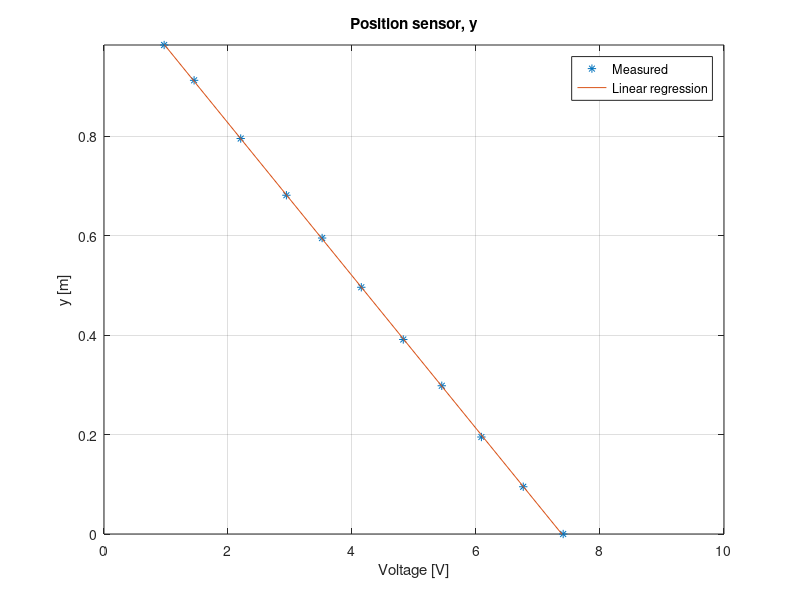

This chart was generated by the following MATLAB code:
% GRAB DATA FROM CRANE
y = [23.5 33.0 43.0 53.3 62.6 73.1 83.0 91.6 103.0 114.7 121.8];
y = (y - 23.5) / 100;
u = [7.406 6.762 6.087 5.448 4.827 4.150 3.518 2.942 2.205 1.453 0.970];


[p, s] = polyfit(u, y, 1);
%y = -0.1534*u + 1.1331

y_est = polyval(p, u);

%y = p(1) * Vy + p(2);

r2 = 1 - s.normr^2 / norm(y_est-mean(y_est))^2

% PLOT
plot(u, y, '*', u, y_est);
title('Position sensor, y');
xlabel('Voltage [V]');
ylabel('y [m]');
xlim([0 10]);
ylim([y(1) y(end)]);
legend('Measured', 'Linear regression', 'location', 'northeast');
grid on;